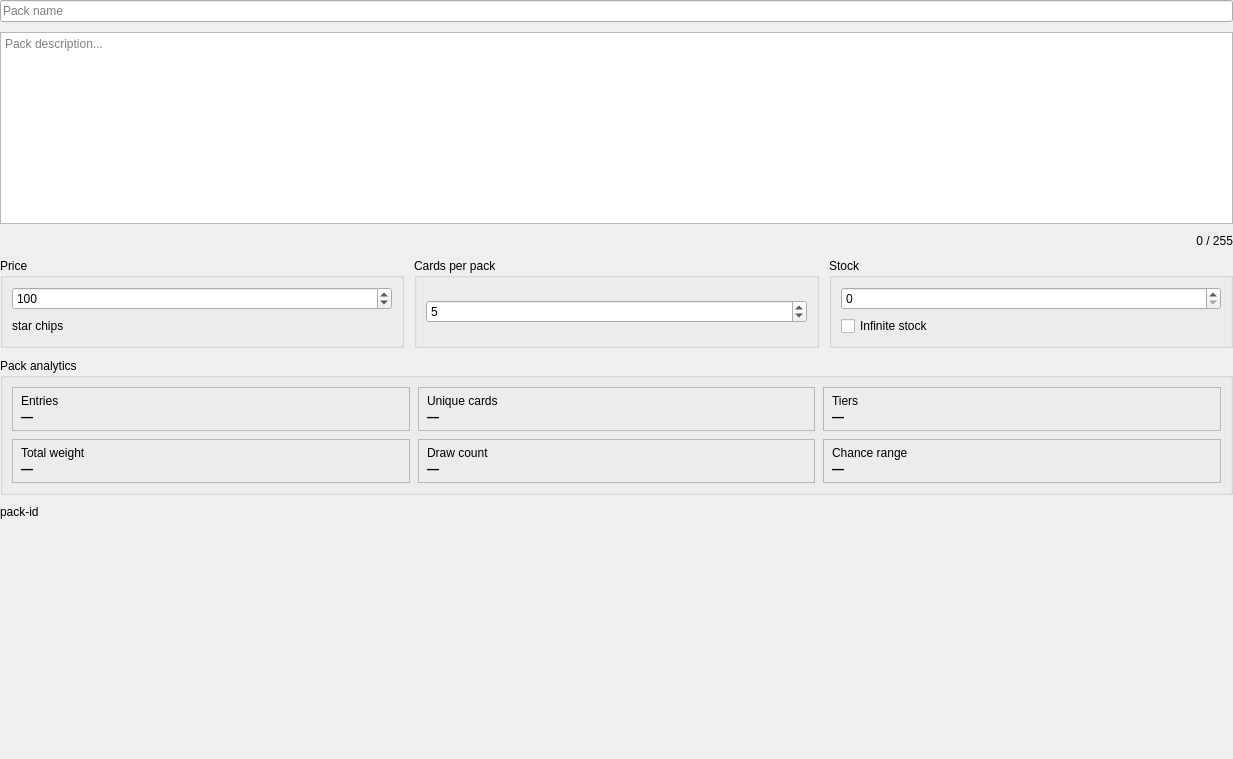
                          <widget class="QWidget" name="packSettingsContents">
                            <property name="geometry">
                              <rect>
                                <x>0</x>
                                <y>0</y>
                                <width>1233</width>
                                <height>759</height>
                              </rect>
                            </property>
                            <layout class="QVBoxLayout" name="packOverviewContentLayout">
                              <property name="spacing">
                                <number>10</number>
                              </property>
                              <property name="leftMargin">
                                <number>0</number>
                              </property>
                              <property name="topMargin">
                                <number>0</number>
                              </property>
                              <property name="rightMargin">
                                <number>0</number>
                              </property>
                              <property name="bottomMargin">
                                <number>0</number>
                              </property>
                              <item>
                                <widget class="QLineEdit" name="packNameEdit">
                                  <property name="placeholderText">
                                    <string>Pack name</string>
                                  </property>
                                </widget>
                              </item>
                              <item>
                                <layout class="QVBoxLayout" name="packDescriptionBlock">
                                  <item>
                                    <widget class="QPlainTextEdit" name="packDescriptionEdit">
                                      <property name="minimumSize">
                                        <size>
                                          <width>0</width>
                                          <height>120</height>
                                        </size>
                                      </property>
                                      <property name="placeholderText">
                                        <string>Pack description...</string>
                                      </property>
                                    </widget>
                                  </item>
                                  <item>
                                    <widget class="QLabel" name="packDescriptionCount">
                                      <property name="text">
                                        <string>0 / 255</string>
                                      </property>
                                      <property name="alignment">
                                        <set>Qt::AlignmentFlag::AlignRight|Qt::AlignmentFlag::AlignTrailing|Qt::AlignmentFlag::AlignVCenter</set>
                                      </property>
                                    </widget>
                                  </item>
                                </layout>
                              </item>
                              <item>
                                <layout class="QHBoxLayout" name="packQuickStatsLayout">
                                  <item>
                                    <widget class="QGroupBox" name="priceGroup">
                                      <property name="title">
                                        <string>Price</string>
                                      </property>
                                      <layout class="QVBoxLayout" name="priceGroupLayout">
                                        <item>
                                          <widget class="QSpinBox" name="packPriceSpin">
                                            <property name="maximum">
                                              <number>999999</number>
                                            </property>
                                            <property name="value">
                                              <number>100</number>
                                            </property>
                                          </widget>
                                        </item>
                                        <item>
                                          <widget class="QLabel" name="packPriceHint">
                                            <property name="text">
                                              <string>star chips</string>
                                            </property>
                                          </widget>
                                        </item>
                                      </layout>
                                    </widget>
                                  </item>
                                  <item>
                                    <widget class="QGroupBox" name="countGroup">
                                      <property name="title">
                                        <string>Cards per pack</string>
                                      </property>
                                      <layout class="QVBoxLayout" name="countGroupLayout">
                                        <item>
                                          <widget class="QSpinBox" name="packCountSpin">
                                            <property name="minimum">
                                              <number>1</number>
                                            </property>
                                            <property name="maximum">
                                              <number>40</number>
                                            </property>
                                            <property name="value">
                                              <number>5</number>
                                            </property>
                                          </widget>
                                        </item>
                                      </layout>
                                    </widget>
                                  </item>
                                  <item>
                                    <widget class="QGroupBox" name="stockGroup">
                                      <property name="title">
                                        <string>Stock</string>
                                      </property>
                                      <layout class="QVBoxLayout" name="stockGroupLayout">
                                        <item>
                                          <widget class="QSpinBox" name="packStockSpin">
                                            <property name="maximum">
                                              <number>65535</number>
                                            </property>
                                          </widget>
                                        </item>
                                        <item>
                                          <widget class="QCheckBox" name="packInfiniteStockCheck">
                                            <property name="text">
                                              <string>Infinite stock</string>
                                            </property>
                                          </widget>
                                        </item>
                                      </layout>
                                    </widget>
                                  </item>
                                </layout>
                              </item>
                              <item>
                                <widget class="QGroupBox" name="packAnalyticsGroup">
                                  <property name="title">
                                    <string>Pack analytics</string>
                                  </property>
                                  <layout class="QGridLayout" name="packAnalyticsLayout">
                                    <property name="horizontalSpacing">
                                      <number>8</number>
                                    </property>
                                    <property name="verticalSpacing">
                                      <number>8</number>
                                    </property>
                                    <item row="0" column="0">
                                      <widget class="QFrame" name="packAnalyticsEntriesValueCard">
                                        <property name="frameShape">
                                          <enum>QFrame::Shape::StyledPanel</enum>
                                        </property>
                                        <layout class="QVBoxLayout" name="packAnalyticsEntriesValueLayout">
                                          <property name="spacing">
                                            <number>2</number>
                                          </property>
                                          <property name="leftMargin">
                                            <number>8</number>
                                          </property>
                                          <property name="topMargin">
                                            <number>6</number>
                                          </property>
                                          <property name="rightMargin">
                                            <number>8</number>
                                          </property>
                                          <property name="bottomMargin">
                                            <number>6</number>
                                          </property>
                                          <item>
                                            <widget class="QLabel" name="packAnalyticsEntriesValueTitle">
                                              <property name="text">
                                                <string>Entries</string>
                                              </property>
                                            </widget>
                                          </item>
                                          <item>
                                            <widget class="QLabel" name="packAnalyticsEntriesValue">
                                              <property name="text">
                                                <string>—</string>
                                              </property>
                                              <property name="font">
                                                <font>
                                                  <bold>true</bold>
                                                  <weight>75</weight>
                                                </font>
                                              </property>
                                            </widget>
                                          </item>
                                        </layout>
                                      </widget>
                                    </item>
                                    <item row="0" column="1">
                                      <widget class="QFrame" name="packAnalyticsUniqueValueCard">
                                        <property name="frameShape">
                                          <enum>QFrame::Shape::StyledPanel</enum>
                                        </property>
                                        <layout class="QVBoxLayout" name="packAnalyticsUniqueValueLayout">
                                          <property name="spacing">
                                            <number>2</number>
                                          </property>
                                          <property name="leftMargin">
                                            <number>8</number>
                                          </property>
                                          <property name="topMargin">
                                            <number>6</number>
                                          </property>
                                          <property name="rightMargin">
                                            <number>8</number>
                                          </property>
                                          <property name="bottomMargin">
                                            <number>6</number>
                                          </property>
                                          <item>
                                            <widget class="QLabel" name="packAnalyticsUniqueValueTitle">
                                              <property name="text">
                                                <string>Unique cards</string>
                                              </property>
                                            </widget>
                                          </item>
                                          <item>
                                            <widget class="QLabel" name="packAnalyticsUniqueValue">
                                              <property name="text">
                                                <string>—</string>
                                              </property>
                                              <property name="font">
                                                <font>
                                                  <bold>true</bold>
                                                  <weight>75</weight>
                                                </font>
                                              </property>
                                            </widget>
                                          </item>
                                        </layout>
                                      </widget>
                                    </item>
                                    <item row="0" column="2">
                                      <widget class="QFrame" name="packAnalyticsTiersValueCard">
                                        <property name="frameShape">
                                          <enum>QFrame::Shape::StyledPanel</enum>
                                        </property>
                                        <layout class="QVBoxLayout" name="packAnalyticsTiersValueLayout">
                                          <property name="spacing">
                                            <number>2</number>
                                          </property>
                                          <property name="leftMargin">
                                            <number>8</number>
                                          </property>
                                          <property name="topMargin">
                                            <number>6</number>
                                          </property>
                                          <property name="rightMargin">
                                            <number>8</number>
                                          </property>
                                          <property name="bottomMargin">
                                            <number>6</number>
                                          </property>
                                          <item>
                                            <widget class="QLabel" name="packAnalyticsTiersValueTitle">
                                              <property name="text">
                                                <string>Tiers</string>
                                              </property>
                                            </widget>
                                          </item>
                                          <item>
                                            <widget class="QLabel" name="packAnalyticsTiersValue">
                                              <property name="text">
                                                <string>—</string>
                                              </property>
                                              <property name="font">
                                                <font>
                                                  <bold>true</bold>
                                                  <weight>75</weight>
                                                </font>
                                              </property>
                                            </widget>
                                          </item>
                                        </layout>
                                      </widget>
                                    </item>
                                    <item row="1" column="0">
                                      <widget class="QFrame" name="packAnalyticsWeightValueCard">
                                        <property name="frameShape">
                                          <enum>QFrame::Shape::StyledPanel</enum>
                                        </property>
                                        <layout class="QVBoxLayout" name="packAnalyticsWeightValueLayout">
                                          <property name="spacing">
                                            <number>2</number>
                                          </property>
                                          <property name="leftMargin">
                                            <number>8</number>
                                          </property>
                                          <property name="topMargin">
                                            <number>6</number>
                                          </property>
                                          <property name="rightMargin">
                                            <number>8</number>
                                          </property>
                                          <property name="bottomMargin">
                                            <number>6</number>
                                          </property>
                                          <item>
                                            <widget class="QLabel" name="packAnalyticsWeightValueTitle">
                                              <property name="text">
                                                <string>Total weight</string>
                                              </property>
                                            </widget>
                                          </item>
                                          <item>
                                            <widget class="QLabel" name="packAnalyticsWeightValue">
                                              <property name="text">
                                                <string>—</string>
                                              </property>
                                              <property name="font">
                                                <font>
                                                  <bold>true</bold>
                                                  <weight>75</weight>
                                                </font>
                                              </property>
                                            </widget>
                                          </item>
                                        </layout>
                                      </widget>
                                    </item>
                                    <item row="1" column="1">
                                      <widget class="QFrame" name="packAnalyticsDrawValueCard">
                                        <property name="frameShape">
                                          <enum>QFrame::Shape::StyledPanel</enum>
                                        </property>
                                        <layout class="QVBoxLayout" name="packAnalyticsDrawValueLayout">
                                          <property name="spacing">
                                            <number>2</number>
                                          </property>
                                          <property name="leftMargin">
                                            <number>8</number>
                                          </property>
                                          <property name="topMargin">
                                            <number>6</number>
                                          </property>
                                          <property name="rightMargin">
                                            <number>8</number>
                                          </property>
                                          <property name="bottomMargin">
                                            <number>6</number>
                                          </property>
                                          <item>
                                            <widget class="QLabel" name="packAnalyticsDrawValueTitle">
                                              <property name="text">
                                                <string>Draw count</string>
                                              </property>
                                            </widget>
                                          </item>
                                          <item>
                                            <widget class="QLabel" name="packAnalyticsDrawValue">
                                              <property name="text">
                                                <string>—</string>
                                              </property>
                                              <property name="font">
                                                <font>
                                                  <bold>true</bold>
                                                  <weight>75</weight>
                                                </font>
                                              </property>
                                            </widget>
                                          </item>
                                        </layout>
                                      </widget>
                                    </item>
                                    <item row="1" column="2">
                                      <widget class="QFrame" name="packAnalyticsChanceValueCard">
                                        <property name="frameShape">
                                          <enum>QFrame::Shape::StyledPanel</enum>
                                        </property>
                                        <layout class="QVBoxLayout" name="packAnalyticsChanceValueLayout">
                                          <property name="spacing">
                                            <number>2</number>
                                          </property>
                                          <property name="leftMargin">
                                            <number>8</number>
                                          </property>
                                          <property name="topMargin">
                                            <number>6</number>
                                          </property>
                                          <property name="rightMargin">
                                            <number>8</number>
                                          </property>
                                          <property name="bottomMargin">
                                            <number>6</number>
                                          </property>
                                          <item>
                                            <widget class="QLabel" name="packAnalyticsChanceValueTitle">
                                              <property name="text">
                                                <string>Chance range</string>
                                              </property>
                                            </widget>
                                          </item>
                                          <item>
                                            <widget class="QLabel" name="packAnalyticsChanceValue">
                                              <property name="text">
                                                <string>—</string>
                                              </property>
                                              <property name="font">
                                                <font>
                                                  <bold>true</bold>
                                                  <weight>75</weight>
                                                </font>
                                              </property>
                                            </widget>
                                          </item>
                                        </layout>
                                      </widget>
                                    </item>
                                  </layout>
                                </widget>
                              </item>
                              <item>
                                <widget class="QLabel" name="packIdentityValue">
                                  <property name="text">
                                    <string>pack-id</string>
                                  </property>
                                </widget>
                              </item>
                              <item>
                                <widget class="QLabel" name="packValidationLabel">
                                  <property name="text">
                                    <string />
                                  </property>
                                  <property name="wordWrap">
                                    <bool>true</bool>
                                  </property>
                                </widget>
                              </item>
                              <item>
                                <spacer name="packOverviewSpacer">
                                  <property name="orientation">
                                    <enum>Qt::Orientation::Vertical</enum>
                                  </property>
                                  <property name="sizeHint" stdset="0">
                                    <size>
                                      <width>20</width>
                                      <height>40</height>
                                    </size>
                                  </property>
                                </spacer>
                              </item>
                            </layout>
                          </widget>
